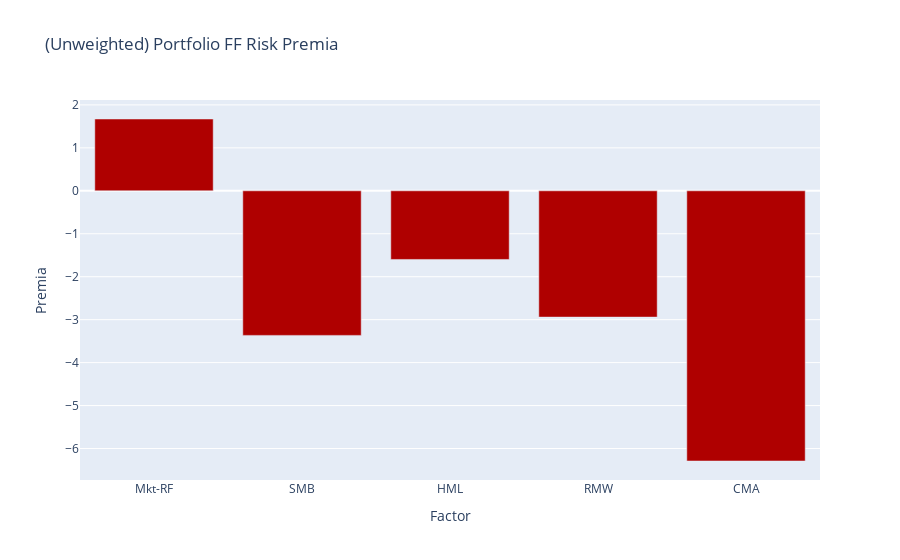

The code cell stored with this chart in its notebook:
### Code cell
premias = results.risk_premia

# plot the loadings
fig = go.Figure()
fig.add_trace(go.Bar(x=premias.index, y=premias.values))
fig.update_layout(title="(Unweighted) Portfolio FF Risk Premia", xaxis_title="Factor", yaxis_title="Premia")
fig.update_traces(marker_color='rgb(175, 0, 0)')
fig.show()

### Figure 1 — Plotly figure (JSON) as saved in the notebook; plotly's stock layout.template omitted (floating-point values rounded to 4 significant figures)
{"data": [{"marker": {"color": "rgb(175, 0, 0)"}, "type": "bar", "x": ["Mkt-RF", "SMB", "HML", "RMW", "CMA"], "y": [1.672, -3.366, -1.598, -2.94, -6.291]}], "layout": {"title": {"text": "(Unweighted) Portfolio FF Risk Premia"}, "xaxis": {"title": {"text": "Factor"}}, "yaxis": {"title": {"text": "Premia"}}}}
